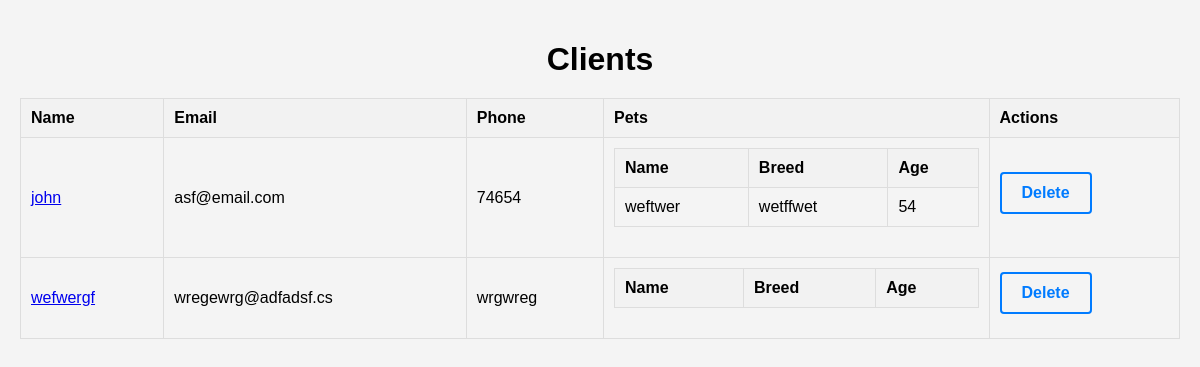
The app's page /dashboard/clients/ with its own data.
### dashboard/models.py (models this page shows, shortened)
class Client(models.Model):
    name = models.CharField(max_length=100)
    email = models.EmailField()
    phone = models.CharField(max_length=20)

class Pet(models.Model):
    name = models.CharField(max_length=100)
    breed = models.CharField(max_length=100)
    age = models.IntegerField()
    owner = models.ForeignKey(Client, on_delete=models.CASCADE)
    notes = models.TextField(blank=True, null=True)

### dashboard/views.py (the view)
# urls.py: path('dashboard/clients/', views.client_list, name='client_list'),
def client_list(request):
    clients = Client.objects.all()
    return render(request, 'dashboard/client_list.html', {'clients': clients})

### dashboard/templates/dashboard/client_list.html (shortened to what this page needs)
<!DOCTYPE html>
<html>
<head>
    {% load static %}
    <link rel="stylesheet" type="text/css" href="{% static 'css/style.css' %}">
</head>
<body>
    <div class="container">
        <h1>Clients</h1>
        <table>
            <thead>
                <tr>
                    <th>Name</th>
                    <th>Email</th>
                    <th>Phone</th>
                    <th>Pets</th>
                    <th>Actions</th>
                </tr>
            </thead>
            <tbody>
                {% for client in clients %}
                    <tr>
                        <td><a href="{% url 'client_detail' client.id %}">{{ client.name }}</a></td>
                        <td>{{ client.email }}</td>
                        <td>{{ client.phone }}</td>
                        <td>
                            <table>
                                <thead>
                                    <tr>
                                        <th>Name</th>
                                        <th>Breed</th>
                                        <th>Age</th>
                                    </tr>
                                </thead>
                                <tbody>
                                    {% for pet in client.pet_set.all %}
                                        <tr>
                                            <td>{{ pet.name }}</td>
                                            <td>{{ pet.breed }}</td>
                                            <td>{{ pet.age }}</td>
                                        </tr>
                                    {% endfor %}
                                </tbody>
                            </table>
                        </td>
                        <td>
                            <a href="{% url 'delete_client' client.id %}" class="delete-button">Delete</a>
                        </td>
                    </tr>
                {% endfor %}
            </tbody>
        </table>
    </div>
</body>
</html>

### dashboard/static/css/style.css (style rules this page uses)
body { font-family: Arial, sans-serif; background-color: #f4f4f4; margin: 0; padding: 0; color: #000; }
.container { max-width: 1200px; margin: 0 auto; padding: 20px; }
h1 { text-align: center; margin-bottom: 20px; color: #000; }
table { width: 100%; border-collapse: collapse; margin-bottom: 20px; }
table, th, td { border: 1px solid #ddd; }
th, td { padding: 10px; text-align: left; }
th { background-color: #f2f2f2; }
.add-button, .delete-button { display: inline-block; margin-bottom: 10px; padding: 10px 20px; border: 2px solid #007bff; color: #007bff; text-decoration: none; border-radius: 4px; font-weight: bold; text-align: center; background-color: transparent; }

### records on screen
Client: name "john", email "asf@email.com", phone "74654"
Pet: name "weftwer", breed "wetffwet", age "54"
Client: name "wefwergf", email "wregewrg@adfadsf.cs", phone "wrgwreg"
